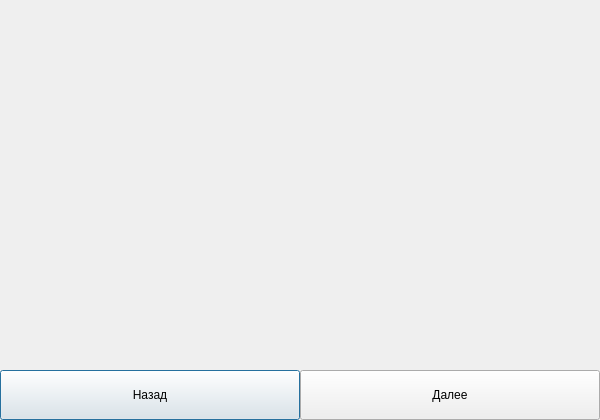
<?xml version="1.0" encoding="UTF-8"?>
<ui version="4.0">
 <class>wind2</class>
 <widget class="QDialog" name="wind2">
  <property name="geometry">
   <rect>
    <x>0</x>
    <y>0</y>
    <width>600</width>
    <height>420</height>
   </rect>
  </property>
  <property name="windowTitle">
   <string>описание</string>
  </property>
  <widget class="QPushButton" name="pushButton">
   <property name="geometry">
    <rect>
     <x>0</x>
     <y>370</y>
     <width>300</width>
     <height>50</height>
    </rect>
   </property>
   <property name="text">
    <string>Назад</string>
   </property>
  </widget>
  <widget class="QPushButton" name="pushButton_2">
   <property name="geometry">
    <rect>
     <x>300</x>
     <y>370</y>
     <width>300</width>
     <height>50</height>
    </rect>
   </property>
   <property name="text">
    <string>Далее</string>
   </property>
  </widget>
 </widget>
 <resources/>
 <connections/>
</ui>
